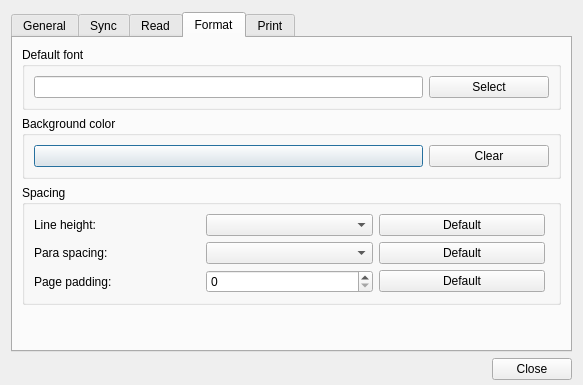
<?xml version="1.0" encoding="UTF-8"?>
<ui version="4.0">
 <class>WizPreferenceWindow</class>
 <widget class="QDialog" name="WizPreferenceWindow">
  <property name="geometry">
   <rect>
    <x>0</x>
    <y>0</y>
    <width>583</width>
    <height>385</height>
   </rect>
  </property>
  <property name="sizePolicy">
   <sizepolicy hsizetype="Preferred" vsizetype="Preferred">
    <horstretch>0</horstretch>
    <verstretch>0</verstretch>
   </sizepolicy>
  </property>
  <property name="windowTitle">
   <string>WizPreferenceDialog</string>
  </property>
  <layout class="QVBoxLayout" name="verticalLayout_2">
   <property name="topMargin">
    <number>12</number>
   </property>
   <property name="bottomMargin">
    <number>5</number>
   </property>
   <item>
    <widget class="QTabWidget" name="tabWidget">
     <property name="currentIndex">
      <number>3</number>
     </property>
     <property name="usesScrollButtons">
      <bool>false</bool>
     </property>
     <property name="documentMode">
      <bool>false</bool>
     </property>
     <property name="tabsClosable">
      <bool>false</bool>
     </property>
     <property name="movable">
      <bool>false</bool>
     </property>
     <widget class="QWidget" name="tabGeneral">
      <attribute name="title">
       <string>General</string>
      </attribute>
      <layout class="QVBoxLayout" name="verticalLayout">
       <item>
        <widget class="QGroupBox" name="groupBoxLang">
         <property name="title">
          <string>Language</string>
         </property>
         <layout class="QVBoxLayout" name="verticalLayout_3">
          <item>
           <widget class="QComboBox" name="comboLang"/>
          </item>
         </layout>
        </widget>
       </item>
       <item>
        <widget class="QCheckBox" name="checkBox">
         <property name="enabled">
          <bool>true</bool>
         </property>
         <property name="text">
          <string>Notify preview version when avaliable</string>
         </property>
         <property name="checked">
          <bool>true</bool>
         </property>
        </widget>
       </item>
       <item>
        <widget class="QCheckBox" name="checkBoxTrayIcon">
         <property name="text">
          <string>Show system tray icon</string>
         </property>
        </widget>
       </item>
       <item>
        <widget class="QCheckBox" name="checkBoxSystemStyle">
         <property name="text">
          <string>Use system based style</string>
         </property>
        </widget>
       </item>
       <item>
        <widget class="QCheckBox" name="checkBoxManuallySort">
         <property name="text">
          <string>Manually sorting folders</string>
         </property>
        </widget>
       </item>
       <item>
        <spacer name="verticalSpacer">
         <property name="orientation">
          <enum>Qt::Vertical</enum>
         </property>
         <property name="sizeHint" stdset="0">
          <size>
           <width>20</width>
           <height>40</height>
          </size>
         </property>
        </spacer>
       </item>
      </layout>
     </widget>
     <widget class="QWidget" name="tabSyncing">
      <attribute name="title">
       <string>Sync</string>
      </attribute>
      <layout class="QVBoxLayout" name="verticalLayout_4">
       <item>
        <widget class="QGroupBox" name="groupBoxSync">
         <property name="title">
          <string>Sync Method</string>
         </property>
         <layout class="QGridLayout" name="gridLayout_2">
          <item row="3" column="1">
           <widget class="QComboBox" name="comboDownloadAttachments">
            <property name="maximumSize">
             <size>
              <width>170</width>
              <height>16777215</height>
             </size>
            </property>
            <item>
             <property name="text">
              <string>Only download attachments title</string>
             </property>
            </item>
            <item>
             <property name="text">
              <string>Download all attachments</string>
             </property>
            </item>
           </widget>
          </item>
          <item row="2" column="1">
           <widget class="QComboBox" name="comboSyncGroupMethod">
            <property name="sizePolicy">
             <sizepolicy hsizetype="Minimum" vsizetype="Fixed">
              <horstretch>0</horstretch>
              <verstretch>0</verstretch>
             </sizepolicy>
            </property>
            <property name="maximumSize">
             <size>
              <width>170</width>
              <height>16777215</height>
             </size>
            </property>
            <item>
             <property name="text">
              <string>Only download note title</string>
             </property>
            </item>
            <item>
             <property name="text">
              <string>Download recent 1 day's data</string>
             </property>
            </item>
            <item>
             <property name="text">
              <string>Download recent 1 week's data</string>
             </property>
            </item>
            <item>
             <property name="text">
              <string>Download recent 1 month's data</string>
             </property>
            </item>
            <item>
             <property name="text">
              <string>Download all data when syncing</string>
             </property>
            </item>
           </widget>
          </item>
          <item row="0" column="0">
           <widget class="QLabel" name="labelSyncInterval">
            <property name="sizePolicy">
             <sizepolicy hsizetype="Preferred" vsizetype="Preferred">
              <horstretch>0</horstretch>
              <verstretch>0</verstretch>
             </sizepolicy>
            </property>
            <property name="text">
             <string>Sync time interval:</string>
            </property>
           </widget>
          </item>
          <item row="2" column="0">
           <widget class="QLabel" name="labelSyncGroupMethod">
            <property name="sizePolicy">
             <sizepolicy hsizetype="Preferred" vsizetype="Preferred">
              <horstretch>0</horstretch>
              <verstretch>0</verstretch>
             </sizepolicy>
            </property>
            <property name="text">
             <string>Group sync method:</string>
            </property>
           </widget>
          </item>
          <item row="1" column="0">
           <widget class="QLabel" name="labelSyncMethod">
            <property name="sizePolicy">
             <sizepolicy hsizetype="Preferred" vsizetype="Preferred">
              <horstretch>0</horstretch>
              <verstretch>0</verstretch>
             </sizepolicy>
            </property>
            <property name="text">
             <string>Personal sync method:</string>
            </property>
           </widget>
          </item>
          <item row="0" column="1">
           <widget class="QComboBox" name="comboSyncInterval">
            <property name="minimumSize">
             <size>
              <width>170</width>
              <height>0</height>
             </size>
            </property>
            <property name="maximumSize">
             <size>
              <width>170</width>
              <height>16777215</height>
             </size>
            </property>
            <property name="modelColumn">
             <number>0</number>
            </property>
            <item>
             <property name="text">
              <string>5 minutes</string>
             </property>
            </item>
            <item>
             <property name="text">
              <string>15 minutes</string>
             </property>
            </item>
            <item>
             <property name="text">
              <string>30 minutes</string>
             </property>
            </item>
            <item>
             <property name="text">
              <string>1 hour</string>
             </property>
            </item>
            <item>
             <property name="text">
              <string>Manual</string>
             </property>
            </item>
           </widget>
          </item>
          <item row="1" column="1">
           <widget class="QComboBox" name="comboSyncMethod">
            <property name="sizePolicy">
             <sizepolicy hsizetype="Minimum" vsizetype="Fixed">
              <horstretch>0</horstretch>
              <verstretch>0</verstretch>
             </sizepolicy>
            </property>
            <property name="maximumSize">
             <size>
              <width>170</width>
              <height>16777215</height>
             </size>
            </property>
            <item>
             <property name="text">
              <string>Only download note title</string>
             </property>
            </item>
            <item>
             <property name="text">
              <string>Download recent 1 day's data</string>
             </property>
            </item>
            <item>
             <property name="text">
              <string>Download recent 1 week's data</string>
             </property>
            </item>
            <item>
             <property name="text">
              <string>Download recent 1 month's data</string>
             </property>
            </item>
            <item>
             <property name="text">
              <string>Download all data when syncing</string>
             </property>
            </item>
           </widget>
          </item>
          <item row="3" column="0">
           <widget class="QLabel" name="label_7">
            <property name="text">
             <string>Download attachment:</string>
            </property>
           </widget>
          </item>
         </layout>
        </widget>
       </item>
       <item>
        <widget class="QLabel" name="labelProxySettings">
         <property name="text">
          <string>Proxy Settings</string>
         </property>
         <property name="alignment">
          <set>Qt::AlignLeading|Qt::AlignLeft|Qt::AlignVCenter</set>
         </property>
        </widget>
       </item>
       <item>
        <spacer name="verticalSpacer_3">
         <property name="orientation">
          <enum>Qt::Vertical</enum>
         </property>
         <property name="sizeHint" stdset="0">
          <size>
           <width>20</width>
           <height>40</height>
          </size>
         </property>
        </spacer>
       </item>
      </layout>
     </widget>
     <widget class="QWidget" name="tabReading">
      <attribute name="title">
       <string>Read</string>
      </attribute>
      <layout class="QVBoxLayout" name="verticalLayout_5">
       <item>
        <widget class="QGroupBox" name="groupBoxNoteView">
         <property name="title">
          <string>Default note view(Only works for personal note)</string>
         </property>
         <layout class="QVBoxLayout" name="verticalLayout_8">
          <item>
           <layout class="QVBoxLayout" name="verticalLayout_13">
            <item>
             <widget class="QRadioButton" name="radioAuto">
              <property name="text">
               <string>Auto (Keep view state)</string>
              </property>
             </widget>
            </item>
            <item>
             <widget class="QRadioButton" name="radioAlwaysEditing">
              <property name="text">
               <string>Always open in Editing-View</string>
              </property>
             </widget>
            </item>
            <item>
             <widget class="QRadioButton" name="radioAlwaysReading">
              <property name="text">
               <string>Always open in Reading-View</string>
              </property>
             </widget>
            </item>
           </layout>
          </item>
         </layout>
        </widget>
       </item>
       <item>
        <widget class="QCheckBox" name="spellCheck">
         <property name="enabled">
          <bool>true</bool>
         </property>
         <property name="text">
          <string>Spell Checking (English only)</string>
         </property>
         <property name="checked">
          <bool>false</bool>
         </property>
        </widget>
       </item>
       <item>
        <widget class="QCheckBox" name="openLinkWithDesktopBrowser">
         <property name="text">
          <string>Open all links with desktop browser</string>
         </property>
        </widget>
       </item>
       <item>
        <layout class="QHBoxLayout" name="horizontalLayout_5">
         <item>
          <spacer name="horizontalSpacer_2">
           <property name="orientation">
            <enum>Qt::Horizontal</enum>
           </property>
           <property name="sizeHint" stdset="0">
            <size>
             <width>40</width>
             <height>20</height>
            </size>
           </property>
          </spacer>
         </item>
        </layout>
       </item>
       <item>
        <spacer name="verticalSpacer_6">
         <property name="orientation">
          <enum>Qt::Vertical</enum>
         </property>
         <property name="sizeHint" stdset="0">
          <size>
           <width>20</width>
           <height>40</height>
          </size>
         </property>
        </spacer>
       </item>
      </layout>
     </widget>
     <widget class="QWidget" name="tabFormat">
      <attribute name="title">
       <string>Format</string>
      </attribute>
      <layout class="QVBoxLayout" name="verticalLayout_7">
       <item>
        <widget class="QGroupBox" name="groupBox">
         <property name="title">
          <string>Default font</string>
         </property>
         <layout class="QVBoxLayout" name="verticalLayout_6">
          <item>
           <layout class="QHBoxLayout" name="horizontalLayout_2">
            <item>
             <widget class="QLineEdit" name="editFont">
              <property name="inputMask">
               <string notr="true"/>
              </property>
              <property name="text">
               <string/>
              </property>
              <property name="alignment">
               <set>Qt::AlignCenter</set>
              </property>
              <property name="readOnly">
               <bool>true</bool>
              </property>
             </widget>
            </item>
            <item>
             <widget class="QPushButton" name="buttonFontSelect">
              <property name="minimumSize">
               <size>
                <width>120</width>
                <height>0</height>
               </size>
              </property>
              <property name="text">
               <string>Select</string>
              </property>
              <property name="autoDefault">
               <bool>false</bool>
              </property>
             </widget>
            </item>
           </layout>
          </item>
         </layout>
        </widget>
       </item>
       <item>
        <widget class="QGroupBox" name="groupBox_4">
         <property name="title">
          <string>Background color</string>
         </property>
         <layout class="QHBoxLayout" name="horizontalLayout_4">
          <item>
           <widget class="QPushButton" name="pushButtonBackgroundColor">
            <property name="sizePolicy">
             <sizepolicy hsizetype="Expanding" vsizetype="Fixed">
              <horstretch>0</horstretch>
              <verstretch>0</verstretch>
             </sizepolicy>
            </property>
            <property name="text">
             <string/>
            </property>
            <property name="autoDefault">
             <bool>true</bool>
            </property>
           </widget>
          </item>
          <item>
           <widget class="QPushButton" name="pushButtonClearBackground">
            <property name="minimumSize">
             <size>
              <width>120</width>
              <height>0</height>
             </size>
            </property>
            <property name="text">
             <string>Clear</string>
            </property>
           </widget>
          </item>
         </layout>
        </widget>
       </item>
       <item>
        <widget class="QGroupBox" name="groupBox_3">
         <property name="autoFillBackground">
          <bool>false</bool>
         </property>
         <property name="title">
          <string>Spacing</string>
         </property>
         <layout class="QGridLayout" name="gridLayout_4">
          <property name="rightMargin">
           <number>13</number>
          </property>
          <item row="2" column="1">
           <widget class="QComboBox" name="comboParaSpacing"/>
          </item>
          <item row="0" column="2">
           <widget class="QPushButton" name="btnResetLineHeight">
            <property name="text">
             <string>Default</string>
            </property>
           </widget>
          </item>
          <item row="2" column="2">
           <widget class="QPushButton" name="btnResetParaSpacing">
            <property name="text">
             <string>Default</string>
            </property>
           </widget>
          </item>
          <item row="2" column="0">
           <widget class="QLabel" name="label_8">
            <property name="text">
             <string>Para spacing:</string>
            </property>
           </widget>
          </item>
          <item row="0" column="1">
           <widget class="QComboBox" name="comboLineHeight"/>
          </item>
          <item row="3" column="0">
           <widget class="QLabel" name="label_9">
            <property name="text">
             <string>Page padding:</string>
            </property>
           </widget>
          </item>
          <item row="3" column="1">
           <widget class="QSpinBox" name="spinPagePadding"/>
          </item>
          <item row="3" column="2">
           <widget class="QPushButton" name="btnResetPagePadding">
            <property name="text">
             <string>Default</string>
            </property>
           </widget>
          </item>
          <item row="0" column="0">
           <widget class="QLabel" name="label_6">
            <property name="text">
             <string>Line height:</string>
            </property>
            <property name="alignment">
             <set>Qt::AlignLeading|Qt::AlignLeft|Qt::AlignVCenter</set>
            </property>
           </widget>
          </item>
         </layout>
        </widget>
       </item>
       <item>
        <spacer name="verticalSpacer_7">
         <property name="orientation">
          <enum>Qt::Vertical</enum>
         </property>
         <property name="sizeHint" stdset="0">
          <size>
           <width>20</width>
           <height>40</height>
          </size>
         </property>
        </spacer>
       </item>
      </layout>
     </widget>
     <widget class="QWidget" name="tabPrint">
      <attribute name="title">
       <string>Print</string>
      </attribute>
      <layout class="QVBoxLayout" name="verticalLayout_9">
       <item>
        <widget class="QGroupBox" name="groupBox_2">
         <property name="title">
          <string>Page margins</string>
         </property>
         <layout class="QGridLayout" name="gridLayout">
          <item row="0" column="0">
           <widget class="QLabel" name="label_5">
            <property name="text">
             <string>Unit:</string>
            </property>
           </widget>
          </item>
          <item row="0" column="1">
           <widget class="QComboBox" name="comboBox_unit">
            <property name="sizePolicy">
             <sizepolicy hsizetype="Maximum" vsizetype="Fixed">
              <horstretch>0</horstretch>
              <verstretch>0</verstretch>
             </sizepolicy>
            </property>
            <item>
             <property name="text">
              <string>Millimeter</string>
             </property>
            </item>
            <item>
             <property name="text">
              <string>Point</string>
             </property>
            </item>
            <item>
             <property name="text">
              <string>Inch</string>
             </property>
            </item>
            <item>
             <property name="text">
              <string>Pica</string>
             </property>
            </item>
            <item>
             <property name="text">
              <string>Didot</string>
             </property>
            </item>
            <item>
             <property name="text">
              <string>Cicero</string>
             </property>
            </item>
           </widget>
          </item>
          <item row="1" column="0">
           <widget class="QLabel" name="label">
            <property name="text">
             <string>Top:</string>
            </property>
           </widget>
          </item>
          <item row="1" column="1">
           <widget class="QDoubleSpinBox" name="spinBox_top">
            <property name="sizePolicy">
             <sizepolicy hsizetype="Expanding" vsizetype="Fixed">
              <horstretch>0</horstretch>
              <verstretch>0</verstretch>
             </sizepolicy>
            </property>
            <property name="minimum">
             <double>-999.000000000000000</double>
            </property>
            <property name="maximum">
             <double>999.990000000000009</double>
            </property>
           </widget>
          </item>
          <item row="1" column="2">
           <widget class="QLabel" name="label_2">
            <property name="text">
             <string>Bottom:</string>
            </property>
           </widget>
          </item>
          <item row="1" column="3">
           <widget class="QDoubleSpinBox" name="spinBox_bottom">
            <property name="sizePolicy">
             <sizepolicy hsizetype="Expanding" vsizetype="Fixed">
              <horstretch>0</horstretch>
              <verstretch>0</verstretch>
             </sizepolicy>
            </property>
            <property name="minimum">
             <double>-999.000000000000000</double>
            </property>
            <property name="maximum">
             <double>999.990000000000009</double>
            </property>
           </widget>
          </item>
          <item row="2" column="0">
           <widget class="QLabel" name="label_3">
            <property name="text">
             <string>Left:</string>
            </property>
           </widget>
          </item>
          <item row="2" column="1">
           <widget class="QDoubleSpinBox" name="spinBox_left">
            <property name="minimum">
             <double>-999.000000000000000</double>
            </property>
            <property name="maximum">
             <double>999.990000000000009</double>
            </property>
           </widget>
          </item>
          <item row="2" column="2">
           <widget class="QLabel" name="label_4">
            <property name="text">
             <string>Right:</string>
            </property>
           </widget>
          </item>
          <item row="2" column="3">
           <widget class="QDoubleSpinBox" name="spinBox_right">
            <property name="minimum">
             <double>-999.000000000000000</double>
            </property>
            <property name="maximum">
             <double>999.990000000000009</double>
            </property>
           </widget>
          </item>
         </layout>
        </widget>
       </item>
       <item>
        <spacer name="verticalSpacer_5">
         <property name="orientation">
          <enum>Qt::Vertical</enum>
         </property>
         <property name="sizeHint" stdset="0">
          <size>
           <width>20</width>
           <height>40</height>
          </size>
         </property>
        </spacer>
       </item>
      </layout>
     </widget>
    </widget>
   </item>
   <item>
    <layout class="QHBoxLayout" name="horizontalLayout">
     <item>
      <spacer name="horizontalSpacer">
       <property name="orientation">
        <enum>Qt::Horizontal</enum>
       </property>
       <property name="sizeHint" stdset="0">
        <size>
         <width>403</width>
         <height>20</height>
        </size>
       </property>
      </spacer>
     </item>
     <item>
      <widget class="QPushButton" name="btnClose">
       <property name="sizePolicy">
        <sizepolicy hsizetype="Preferred" vsizetype="Fixed">
         <horstretch>0</horstretch>
         <verstretch>0</verstretch>
        </sizepolicy>
       </property>
       <property name="text">
        <string>Close</string>
       </property>
      </widget>
     </item>
    </layout>
   </item>
  </layout>
 </widget>
 <resources/>
 <connections/>
</ui>
